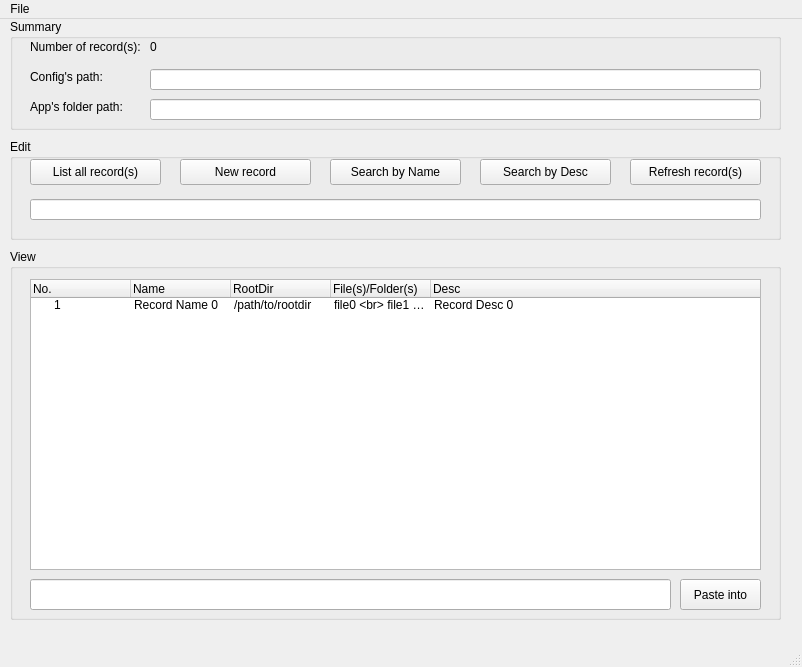
<?xml version="1.0" encoding="UTF-8"?>
<ui version="4.0">
 <class>StasherMain</class>
 <widget class="QMainWindow" name="StasherMain">
  <property name="geometry">
   <rect>
    <x>0</x>
    <y>0</y>
    <width>802</width>
    <height>667</height>
   </rect>
  </property>
  <property name="windowTitle">
   <string>MainWindow</string>
  </property>
  <widget class="QWidget" name="centralwidget">
   <widget class="QGroupBox" name="Group_Summary">
    <property name="geometry">
     <rect>
      <x>10</x>
      <y>0</y>
      <width>771</width>
      <height>111</height>
     </rect>
    </property>
    <property name="title">
     <string>Summary</string>
    </property>
    <widget class="QLabel" name="Summary_NumberOfRecords">
     <property name="geometry">
      <rect>
       <x>20</x>
       <y>20</y>
       <width>121</width>
       <height>16</height>
      </rect>
     </property>
     <property name="text">
      <string>Number of record(s):</string>
     </property>
    </widget>
    <widget class="QLabel" name="Summary_NumberOfRecords_Value">
     <property name="geometry">
      <rect>
       <x>140</x>
       <y>20</y>
       <width>81</width>
       <height>16</height>
      </rect>
     </property>
     <property name="text">
      <string>0</string>
     </property>
    </widget>
    <widget class="QLabel" name="Summary_Path2AppConfig">
     <property name="geometry">
      <rect>
       <x>20</x>
       <y>50</y>
       <width>121</width>
       <height>16</height>
      </rect>
     </property>
     <property name="text">
      <string>Config's path:</string>
     </property>
    </widget>
    <widget class="QLineEdit" name="Summary_Path2AppConfig_Value">
     <property name="geometry">
      <rect>
       <x>140</x>
       <y>50</y>
       <width>611</width>
       <height>21</height>
      </rect>
     </property>
    </widget>
    <widget class="QLabel" name="Summary_Path2AppFolder">
     <property name="geometry">
      <rect>
       <x>20</x>
       <y>80</y>
       <width>121</width>
       <height>16</height>
      </rect>
     </property>
     <property name="text">
      <string>App's folder path:</string>
     </property>
    </widget>
    <widget class="QLineEdit" name="Summary_Path2AppFolder_Value">
     <property name="geometry">
      <rect>
       <x>140</x>
       <y>80</y>
       <width>611</width>
       <height>21</height>
      </rect>
     </property>
    </widget>
   </widget>
   <widget class="QGroupBox" name="Group_Edit">
    <property name="geometry">
     <rect>
      <x>10</x>
      <y>120</y>
      <width>771</width>
      <height>101</height>
     </rect>
    </property>
    <property name="title">
     <string>Edit</string>
    </property>
    <widget class="QPushButton" name="Edit_Button_ListAllRecord">
     <property name="geometry">
      <rect>
       <x>20</x>
       <y>20</y>
       <width>131</width>
       <height>26</height>
      </rect>
     </property>
     <property name="text">
      <string>List all record(s)</string>
     </property>
    </widget>
    <widget class="QPushButton" name="Edit_Button_NewRecord">
     <property name="geometry">
      <rect>
       <x>170</x>
       <y>20</y>
       <width>131</width>
       <height>26</height>
      </rect>
     </property>
     <property name="text">
      <string>New record</string>
     </property>
    </widget>
    <widget class="QLineEdit" name="Edit_GeneralUserInput">
     <property name="geometry">
      <rect>
       <x>20</x>
       <y>60</y>
       <width>731</width>
       <height>21</height>
      </rect>
     </property>
    </widget>
    <widget class="QPushButton" name="Edit_Button_SearchByName">
     <property name="geometry">
      <rect>
       <x>320</x>
       <y>20</y>
       <width>131</width>
       <height>26</height>
      </rect>
     </property>
     <property name="text">
      <string>Search by Name</string>
     </property>
    </widget>
    <widget class="QPushButton" name="Edit_Button_SearchByNameDesc">
     <property name="geometry">
      <rect>
       <x>470</x>
       <y>20</y>
       <width>131</width>
       <height>26</height>
      </rect>
     </property>
     <property name="text">
      <string>Search by Desc</string>
     </property>
    </widget>
    <widget class="QPushButton" name="Edit_Button_RefreshRecords">
     <property name="geometry">
      <rect>
       <x>620</x>
       <y>20</y>
       <width>131</width>
       <height>26</height>
      </rect>
     </property>
     <property name="text">
      <string>Refresh record(s)</string>
     </property>
    </widget>
   </widget>
   <widget class="QGroupBox" name="Group_View">
    <property name="geometry">
     <rect>
      <x>10</x>
      <y>230</y>
      <width>771</width>
      <height>371</height>
     </rect>
    </property>
    <property name="title">
     <string>View</string>
    </property>
    <widget class="QTreeWidget" name="View_AllRecordsTable">
     <property name="geometry">
      <rect>
       <x>20</x>
       <y>30</y>
       <width>731</width>
       <height>291</height>
      </rect>
     </property>
     <column>
      <property name="text">
       <string>No.</string>
      </property>
     </column>
     <column>
      <property name="text">
       <string>Name</string>
      </property>
     </column>
     <column>
      <property name="text">
       <string>RootDir</string>
      </property>
     </column>
     <column>
      <property name="text">
       <string>File(s)/Folder(s)</string>
      </property>
     </column>
     <column>
      <property name="text">
       <string>Desc</string>
      </property>
     </column>
     <item>
      <property name="text">
       <string>1</string>
      </property>
      <property name="text">
       <string>Record Name 0</string>
      </property>
      <property name="text">
       <string>/path/to/rootdir</string>
      </property>
      <property name="text">
       <string>file0 &lt;br&gt; file1 &lt;br&gt; file2 </string>
      </property>
      <property name="text">
       <string>Record Desc 0</string>
      </property>
     </item>
    </widget>
    <widget class="QPushButton" name="View_Path2PatchFolder_Button">
     <property name="geometry">
      <rect>
       <x>670</x>
       <y>330</y>
       <width>81</width>
       <height>31</height>
      </rect>
     </property>
     <property name="text">
      <string>Paste into</string>
     </property>
    </widget>
    <widget class="QLineEdit" name="View_Path2PatchFolder_Value">
     <property name="geometry">
      <rect>
       <x>20</x>
       <y>330</y>
       <width>641</width>
       <height>31</height>
      </rect>
     </property>
    </widget>
   </widget>
  </widget>
  <widget class="QMenuBar" name="menubar">
   <property name="geometry">
    <rect>
     <x>0</x>
     <y>0</y>
     <width>802</width>
     <height>33</height>
    </rect>
   </property>
   <widget class="QMenu" name="menuFile">
    <property name="title">
     <string>File</string>
    </property>
    <addaction name="actionOpen_config"/>
    <addaction name="actionClose"/>
   </widget>
   <addaction name="menuFile"/>
  </widget>
  <widget class="QStatusBar" name="statusbar"/>
  <action name="actionOpen_config">
   <property name="text">
    <string>Open config</string>
   </property>
  </action>
  <action name="actionClose">
   <property name="text">
    <string>Close</string>
   </property>
  </action>
 </widget>
 <resources/>
 <connections/>
</ui>
